Frame 1 (no input): blank canvas, image omitted
Frame 60 (no input): blank canvas, image omitted
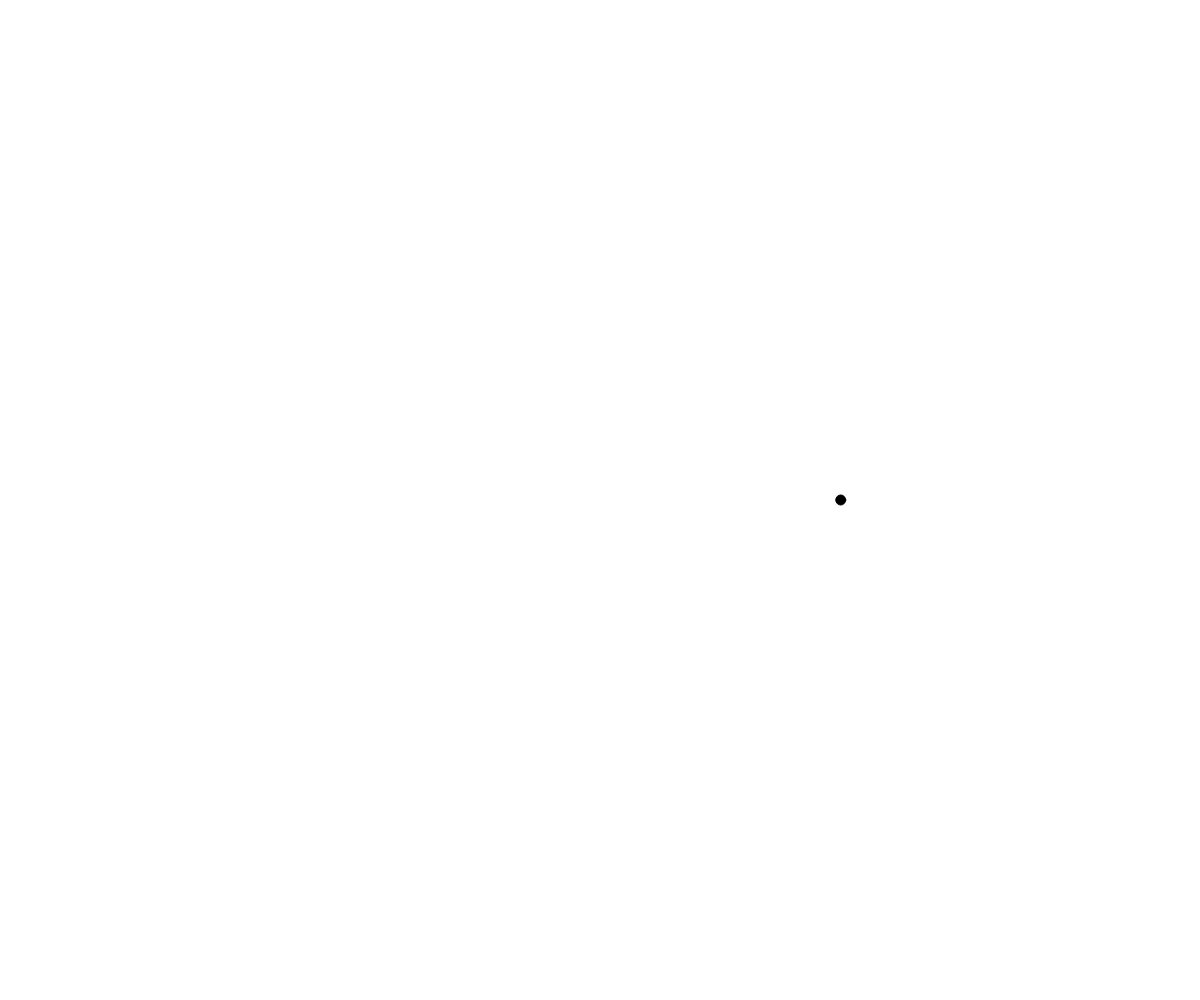
Frame 120 (the mouse pressed at the canvas centre since frame 60)

The p5.js sketch whose frames 1 and 60 were blank and that drew this single picture after the mouse press (run headless with seeded random() and noise() and a simulated clock; from frame 60 on, the mouse is pressed at the canvas centre):

// p5.js sketch
// ── sketch.js
/*
Mimi Yin NYU-ITP
Zeno's Paradox or easing.
*/
let x;

function setup() {
  createCanvas(windowWidth, windowHeight);
  // Initialize x at 0
  x = 0;
}

function draw() {
  // Draw a white background
  background(255);

  // Increment x by 1% of the distance remaining between x and the right edge
  x += (width-x)*0.01;

  // Set fill color to black
  fill(0);
  // Draw a circle at x
  ellipse(x, height/2, 10,10);
}
